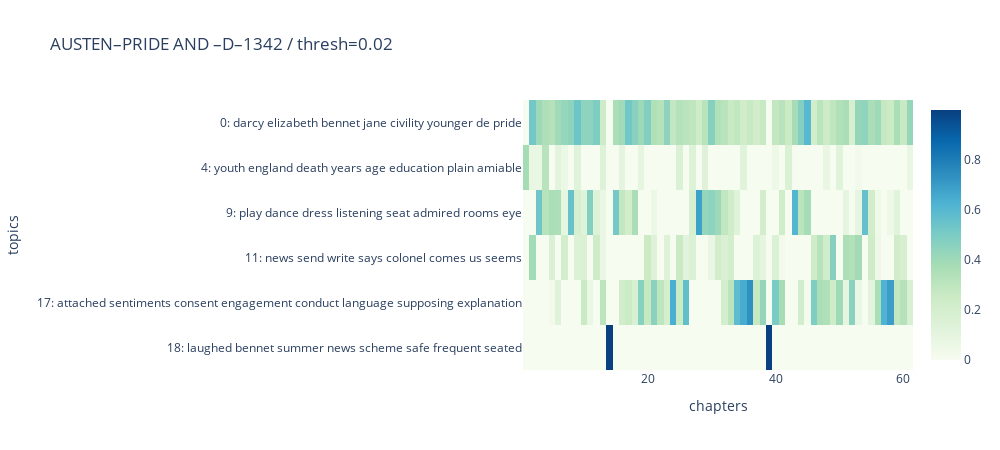

The code cell stored with this chart in its notebook:
### Code cell
show_book_heatmap(tm_aus, 1342, thresh=.02)

### Figure 1 — Plotly figure (JSON) as saved in the notebook; plotly's stock layout.template omitted (floating-point values rounded to 4 significant figures; data arrays with more than 128 entries replaced by an {"elided": "..."} marker saying what was removed)
{"data": [{"coloraxis": "coloraxis", "hovertemplate": "chapters: %{x}<br>topics: %{y}<br>color: %{z}<extra></extra>", "name": "0", "type": "heatmap", "x": [1, 2, 3, 4, 5, 6, 7, 8, 9, 10, 11, 12, 13, 14, 15, 16, 17, 18, 19, 20, 21, 22, 23, 24, 25, 26, 27, 28, 29, 30, 31, 32, 33, 34, 35, 36, 37, 38, 39, 40, 41, 42, 43, 44, 45, 46, 47, 48, 49, 50, 51, 52, 53, 54, 55, 56, 57, 58, 59, 60, 61], "xaxis": "x", "y": ["0: darcy elizabeth bennet jane civility younger de pride", "4: youth england death years age education plain amiable", "9: play dance dress listening seat admired rooms eye", "11: news send write says colonel comes us seems", "17: attached sentiments consent engagement conduct language supposing explanation", "18: laughed bennet summer news scheme safe frequent seated"], "yaxis": "y", "z": {"elided": "6x61 float values"}}], "layout": {"coloraxis": {"colorscale": [[0, "rgb(247,252,240)"], [0.125, "rgb(224,243,219)"], [0.25, "rgb(204,235,197)"], [0.375, "rgb(168,221,181)"], [0.5, "rgb(123,204,196)"], [0.625, "rgb(78,179,211)"], [0.75, "rgb(43,140,190)"], [0.875, "rgb(8,104,172)"], [1, "rgb(8,64,129)"]]}, "height": 450, "title": {"text": "AUSTEN–PRIDE AND –D–1342 / thresh=0.02"}, "width": 1000, "xaxis": {"anchor": "y", "autorange": true, "constrain": "domain", "domain": [0, 1], "range": [0.5, 61.5], "scaleanchor": "y", "title": {"text": "chapters"}, "type": "linear"}, "yaxis": {"anchor": "x", "autorange": true, "constrain": "domain", "domain": [0, 1], "range": [5.5, -0.5], "title": {"text": "topics"}, "type": "category"}}}
